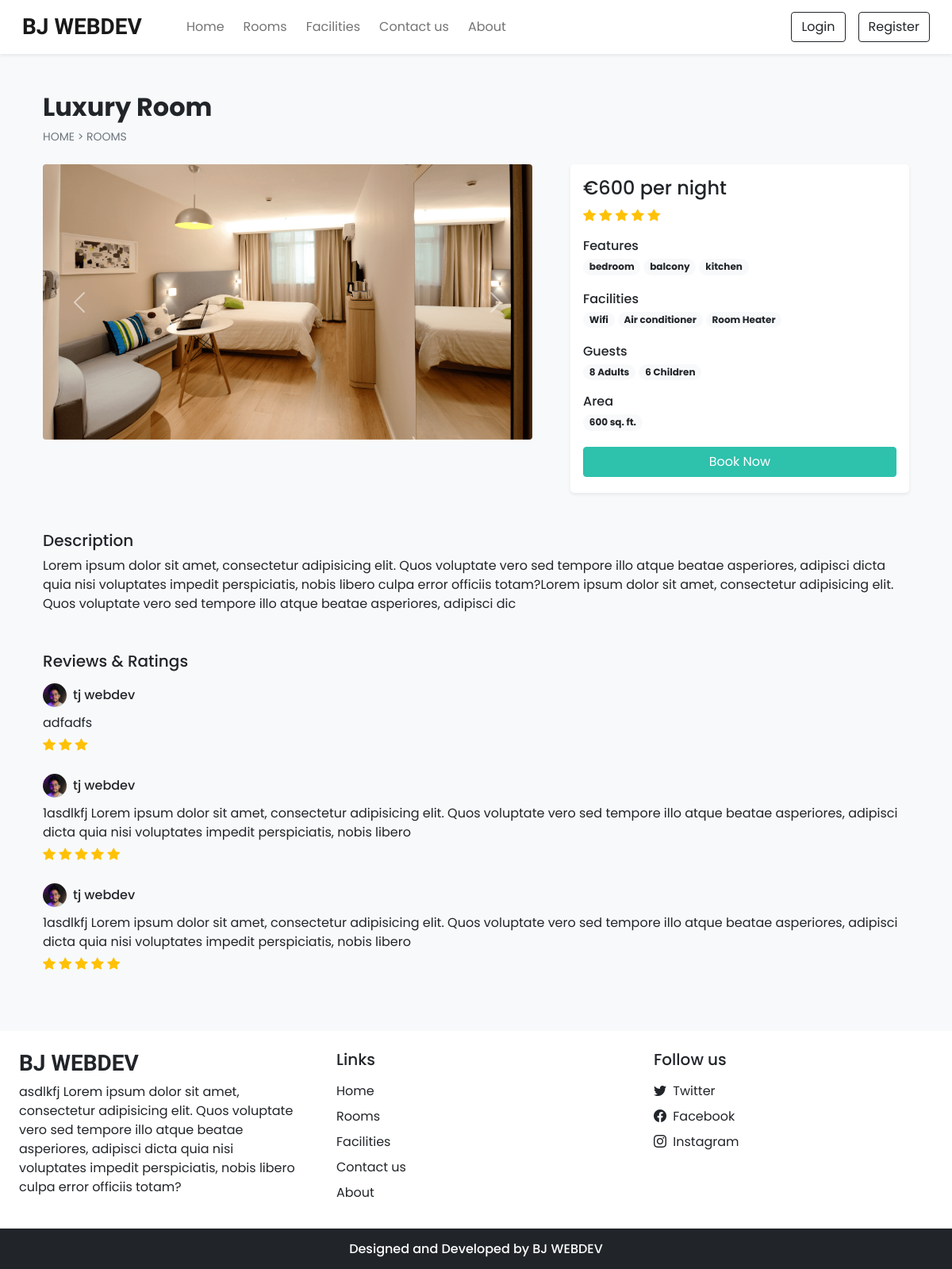
Page /room_details.php?id=5 on the committed database.
### tables this page shows
CREATE TABLE `settings` (
  `sr_no` int(11) NOT NULL,
  `site_title` varchar(50) NOT NULL,
  `site_about` varchar(250) NOT NULL,
  `shutdown` tinyint(1) NOT NULL
);

CREATE TABLE `rooms` (
  `id` int(11) NOT NULL,
  `name` varchar(150) NOT NULL,
  `area` int(11) NOT NULL,
  `price` int(11) NOT NULL,
  `quantity` int(11) NOT NULL,
  `adult` int(11) NOT NULL,
  `children` int(11) NOT NULL,
  `description` varchar(350) NOT NULL,
  `status` tinyint(4) NOT NULL DEFAULT 1,
  `removed` int(11) NOT NULL DEFAULT 0
);

CREATE TABLE `room_images` (
  `sr_no` int(11) NOT NULL,
  `room_id` int(11) NOT NULL,
  `image` varchar(150) NOT NULL,
  `thumb` tinyint(4) NOT NULL DEFAULT 0
);

CREATE TABLE `features` (
  `id` int(11) NOT NULL,
  `name` varchar(50) NOT NULL
);

CREATE TABLE `facilities` (
  `id` int(11) NOT NULL,
  `icon` varchar(100) NOT NULL,
  `name` varchar(50) NOT NULL,
  `description` varchar(250) NOT NULL
);

CREATE TABLE `rating_review` (
  `sr_no` int(11) NOT NULL,
  `booking_id` int(11) NOT NULL,
  `room_id` int(11) NOT NULL,
  `user_id` int(11) NOT NULL,
  `rating` int(11) NOT NULL,
  `review` varchar(200) NOT NULL,
  `seen` int(11) NOT NULL DEFAULT 0,
  `datentime` datetime NOT NULL DEFAULT current_timestamp()
);

CREATE TABLE `user_cred` (
  `id` int(11) NOT NULL,
  `name` varchar(100) NOT NULL,
  `email` varchar(150) NOT NULL,
  `address` varchar(120) NOT NULL,
  `phonenum` varchar(100) NOT NULL,
  `pincode` int(11) NOT NULL,
  `dob` date NOT NULL,
  `profile` varchar(100) NOT NULL,
  `password` varchar(200) NOT NULL,
  `is_verified` int(11) NOT NULL DEFAULT 0,
  `token` varchar(200) DEFAULT NULL,
  `t_expire` date DEFAULT NULL,
  `status` int(11) NOT NULL DEFAULT 1,
  `datentime` datetime NOT NULL DEFAULT current_timestamp()
);

### admin/inc/db_config.php (called while the page is built, shortened)
<?php
  function select($sql,$values,$datatypes)
  {
    $con = $GLOBALS['con'];
    if($stmt = mysqli_prepare($con,$sql))
    {
      mysqli_stmt_bind_param($stmt,$datatypes,...$values);
      if(mysqli_stmt_execute($stmt)){
        $res = mysqli_stmt_get_result($stmt);
        return $res;
      }
      else{
        mysqli_stmt_close($stmt);
        die("Query cannot be executed - Select");
      }
    }
    else{
      die("Query cannot be prepared - Select");
    }
  }
?>

### room_details.php (the view, shortened to what this page needs)
<!DOCTYPE html>
<html lang="en">
<head>
  <?php require('inc/links.php'); ?>
</head>
<body class="bg-light">
  <?php require('inc/header.php'); ?>
  <?php
    $data = filteration($_GET);
    $room_res = select("SELECT * FROM `rooms` WHERE `id`=? AND `status`=? AND `removed`=?",[$data['id'],1,0],'iii');
    $room_data = mysqli_fetch_assoc($room_res);
  ?>
  <div class="container">
    <div class="row">
      <div class="col-12 my-5 mb-4 px-4">
        <h2 class="fw-bold"><?php echo $room_data['name'] ?></h2>
        <div style="font-size: 14px;">
          <a href="index.php" class="text-secondary text-decoration-none">HOME</a>
          <span class="text-secondary"> > </span>
          <a href="rooms.php" class="text-secondary text-decoration-none">ROOMS</a>
        </div>
      </div>
      <div class="col-lg-7 col-md-12 px-4">
        <div id="roomCarousel" class="carousel slide" data-bs-ride="carousel">
          <div class="carousel-inner">
            <?php
              $room_img = ROOMS_IMG_PATH."thumbnail.jpg";
              $img_q = mysqli_query($con,"SELECT * FROM `room_images`
                WHERE `room_id`='$room_data[id]'");
              if(mysqli_num_rows($img_q)>0)
              {
                $active_class = 'active';
                while($img_res = mysqli_fetch_assoc($img_q))
                {
                  echo"
                    <div class='carousel-item $active_class'>
                      <img src='".ROOMS_IMG_PATH.$img_res['image']."' class='d-block w-100 rounded'>
                    </div>
                  ";
                  $active_class='';
                }
              }
              else{
                echo"<div class='carousel-item active'>
                  <img src='$room_img' class='d-block w-100'>
                </div>";
              }
            ?>
          </div>
          <button class="carousel-control-prev" type="button" data-bs-target="#roomCarousel" data-bs-slide="prev">
            <span class="carousel-control-prev-icon" aria-hidden="true"></span>
          </button>
          <button class="carousel-control-next" type="button" data-bs-target="#roomCarousel" data-bs-slide="next">
            <span class="carousel-control-next-icon" aria-hidden="true"></span>
          </button>
        </div>
      </div>
      <div class="col-lg-5 col-md-12 px-4">
        <div class="card mb-4 border-0 shadow-sm rounded-3">
          <div class="card-body">
            <?php
              echo<<<price
                <h4>€$room_data[price] per night</h4>
              price;
              $rating_q = "SELECT AVG(rating) AS `avg_rating` FROM `rating_review`
                WHERE `room_id`='$room_data[id]' ORDER BY `sr_no` DESC LIMIT 20";
              $rating_res = mysqli_query($con,$rating_q);
              $rating_fetch = mysqli_fetch_assoc($rating_res);
              $rating_data = "";
              if($rating_fetch['avg_rating']!=NULL)
              {
                for($i=0; $i < $rating_fetch['avg_rating']; $i++){
                  $rating_data .="<i class='bi bi-star-fill text-warning'></i> ";
                }
              }
              echo<<<rating
                <div class="mb-3">
                  $rating_data
                </div>
              rating;
              $fea_q = mysqli_query($con,"SELECT f.name FROM `features` f
                INNER JOIN `room_features` rfea ON f.id = rfea.features_id
                WHERE rfea.room_id = '$room_data[id]'");
              $features_data = "";
              while($fea_row = mysqli_fetch_assoc($fea_q)){
                $features_data .="<span class='badge rounded-pill bg-light text-dark text-wrap me-1 mb-1'>
                  $fea_row[name]
                </span>";
              }
              echo<<<features
                <div class="mb-3">
                  <h6 class="mb-1">Features</h6>
                  $features_data
                </div>
              features;
              $fac_q = mysqli_query($con,"SELECT f.name FROM `facilities` f
                INNER JOIN `room_facilities` rfac ON f.id = rfac.facilities_id
                WHERE rfac.room_id = '$room_data[id]'");
              $facilities_data = "";
              while($fac_row = mysqli_fetch_assoc($fac_q)){
                $facilities_data .="<span class='badge rounded-pill bg-light text-dark text-wrap me-1 mb-1'>
                  $fac_row[name]
                </span>";
              }
              echo<<<facilities
                <div class="mb-3">
                  <h6 class="mb-1">Facilities</h6>
                  $facilities_data
                </div>
              facilities;
              echo<<<guests
                <div class="mb-3">
                  <h6 class="mb-1">Guests</h6>
                  <span class="badge rounded-pill bg-light text-dark text-wrap">
                    $room_data[adult] Adults
                  </span>
                  <span class="badge rounded-pill bg-light text-dark text-wrap">
                    $room_data[children] Children
                  </span>
                </div>
              guests;
              echo<<<area
                <div class="mb-3">
                  <h6 class="mb-1">Area</h6>
                  <span class='badge rounded-pill bg-light text-dark text-wrap me-1 mb-1'>
                    $room_data[area] sq. ft.
                  </span>
                </div>
              area;
              if(!$settings_r['shutdown']){
                $login=0;
                echo<<<book
                  <button onclick='checkLoginToBook($login,$room_data[id])' class="btn w-100 text-white custom-bg shadow-none mb-1">Book Now</button>
                book;
              }
            ?>
          </div>
        </div>
      </div>
      <div class="col-12 mt-4 px-4">
        <div class="mb-5">
          <h5>Description</h5>
          <p>
            <?php echo $room_data['description'] ?>
          </p>
        </div>
        <div>
          <h5 class="mb-3">Reviews & Ratings</h5>
          <?php
            $review_q = "SELECT rr.*,uc.name AS uname, uc.profile, r.name AS rname FROM `rating_review` rr
              INNER JOIN `user_cred` uc ON rr.user_id = uc.id
              INNER JOIN `rooms` r ON rr.room_id = r.id
              WHERE rr.room_id = '$room_data[id]'
              ORDER BY `sr_no` DESC LIMIT 15";
            $review_res = mysqli_query($con,$review_q);
            $img_path = USERS_IMG_PATH;
            if(mysqli_num_rows($review_res)==0){
              echo 'No reviews yet!';
            }
            else
            {
              while($row = mysqli_fetch_assoc($review_res))
              {
                $stars = "<i class='bi bi-star-fill text-warning'></i> ";
                for($i=1; $i<$row['rating']; $i++){
                  $stars .= " <i class='bi bi-star-fill text-warning'></i>";
                }
                echo<<<reviews
                  <div class="mb-4">
                    <div class="d-flex align-items-center mb-2">
                      <img src="$img_path$row[profile]" class="rounded-circle" loading="lazy" width="30px">
                      <h6 class="m-0 ms-2">$row[uname]</h6>
                    </div>
                    <p class="mb-1">
                      $row[review]
                    </p>
                    <div>
                      $stars
                    </div>
                  </div>
                reviews;
              }
            }
          ?>
        </div>
      </div>
    </div>
  </div>
  <?php require('inc/footer.php'); ?>
</body>
</html>

### inc/links.php (shortened to what this page needs)
<link href="https://cdn.jsdelivr.net/npm/bootstrap@5.0.2/dist/css/bootstrap.min.css" rel="stylesheet">
<link rel="stylesheet" href="https://cdn.jsdelivr.net/npm/bootstrap-icons@1.9.1/font/bootstrap-icons.css">
<link rel="stylesheet" href="css/common.css">
<?php
  require('admin/inc/db_config.php');
  $contact_q = "SELECT * FROM `contact_details` WHERE `sr_no`=?";
  $settings_q = "SELECT * FROM `settings` WHERE `sr_no`=?";
  $values = [1];
  $contact_r = mysqli_fetch_assoc(select($contact_q,$values,'i'));
  $settings_r = mysqli_fetch_assoc(select($settings_q,$values,'i'));
?>

### inc/header.php (shortened to what this page needs)
<nav id="nav-bar" class="navbar navbar-expand-lg navbar-light bg-white px-lg-3 py-lg-2 shadow-sm sticky-top">
  <div class="container-fluid">
    <a class="navbar-brand me-5 fw-bold fs-3 h-font" href="index.php"><?php echo $settings_r['site_title'] ?></a>
    <div class="collapse navbar-collapse" id="navbarSupportedContent">
      <ul class="navbar-nav me-auto mb-2 mb-lg-0">
        <li class="nav-item">
          <a class="nav-link me-2" href="index.php">Home</a>
        </li>
        <li class="nav-item">
          <a class="nav-link me-2" href="rooms.php">Rooms</a>
        </li>
        <li class="nav-item">
          <a class="nav-link me-2" href="facilities.php">Facilities</a>
        </li>
        <li class="nav-item">
          <a class="nav-link me-2" href="contact.php">Contact us</a>
        </li>
        <li class="nav-item">
          <a class="nav-link" href="about.php">About</a>
        </li>
      </ul>
      <div class="d-flex">
        <?php
          if(isset($_SESSION['login']) && $_SESSION['login']==true)
          {
            $path = USERS_IMG_PATH;
            echo<<<data
              <div class="btn-group">
                <button type="button" class="btn btn-outline-dark shadow-none dropdown-toggle" data-bs-toggle="dropdown" data-bs-display="static" aria-expanded="false">
                  <img src="$path$_SESSION[uPic]" style="width: 25px; height: 25px;" class="me-1 rounded-circle">
                  $_SESSION[uName]
                </button>
                <ul class="dropdown-menu dropdown-menu-lg-end">
                  <li><a class="dropdown-item" href="profile.php">Profile</a></li>
                  <li><a class="dropdown-item" href="bookings.php">Bookings</a></li>
                  <li><a class="dropdown-item" href="logout.php">Logout</a></li>
                </ul>
              </div>
            data;
          }
          else
          {
            echo<<<data
              <button type="button" class="btn btn-outline-dark shadow-none me-lg-3 me-2" data-bs-toggle="modal" data-bs-target="#loginModal">
                Login
              </button>
              <button type="button" class="btn btn-outline-dark shadow-none" data-bs-toggle="modal" data-bs-target="#registerModal">
                Register
              </button>
            data;
          }
        ?>
      </div>
    </div>
  </div>
</nav>

### inc/footer.php (shortened to what this page needs)
<div class="container-fluid bg-white mt-5">
  <div class="row">
    <div class="col-lg-4 p-4">
      <h3 class="h-font fw-bold fs-3 mb-2"><?php echo $settings_r['site_title'] ?></h3>
      <p>
        <?php echo $settings_r['site_about'] ?>
      </p>
    </div>
    <div class="col-lg-4 p-4">
      <h5 class="mb-3">Links</h5>
      <a href="index.php" class="d-inline-block mb-2 text-dark text-decoration-none">Home</a> <br>
      <a href="rooms.php" class="d-inline-block mb-2 text-dark text-decoration-none">Rooms</a> <br>
      <a href="facilities.php" class="d-inline-block mb-2 text-dark text-decoration-none">Facilities</a> <br>
      <a href="contact.php" class="d-inline-block mb-2 text-dark text-decoration-none">Contact us</a> <br>
      <a href="about.php" class="d-inline-block mb-2 text-dark text-decoration-none">About</a>
    </div>
    <div class="col-lg-4 p-4">
        <h5 class="mb-3">Follow us</h5>
        <?php
          if($contact_r['tw']!=''){
            echo<<<data
              <a href="$contact_r[tw]" class="d-inline-block text-dark text-decoration-none mb-2">
                <i class="bi bi-twitter me-1"></i> Twitter
              </a><br>
            data;
          }
        ?>
        <a href="<?php echo $contact_r['fb'] ?>" class="d-inline-block text-dark text-decoration-none mb-2">
          <i class="bi bi-facebook me-1"></i> Facebook
        </a><br>
        <a href="<?php echo $contact_r['insta'] ?>" class="d-inline-block text-dark text-decoration-none">
          <i class="bi bi-instagram me-1"></i> Instagram
        </a><br>
    </div>
  </div>
</div>
<h6 class="text-center bg-dark text-white p-3 m-0">Designed and Developed by BJ WEBDEV</h6>

### css/common.css (style rules this page uses)
:root { --teal: #2ec1ac; --teal_hover: #279e8c; }
* { font-family: 'Poppins', sans-serif; }
.h-font { font-family: 'Merienda', cursive; }
.custom-bg { background-color: var(--teal); border: 1px solid var(--teal); }

### rows in the picture
settings: site_title "BJ WEBDEV", site_about "asdlkfj Lorem ipsum dolor sit amet, consectetur adipisicing elit. Quos voluptate vero sed tempore illo atque beatae asperiores, adipisci dicta quia nisi voluptates impedit perspiciatis, nobis libero culpa error officiis totam?"
rooms: name "Luxury Room", price "600", adult "8", children "6", area "600", description "Lorem ipsum dolor sit amet, consectetur adipisicing elit. Quos voluptate vero sed tempore illo atque beatae asperiores, adipisci dicta quia nisi voluptates impedit perspiciatis, nobis libero culpa error officiis totam?Lorem ipsum dolor sit amet, consectetur adipisicing elit. Quos voluptate vero sed tempore illo atque beatae asperiores, adipisci dic"
room_images: image (picture)
features: name "bedroom"
features: name "balcony"
features: name "kitchen"
facilities: name "Wifi"
facilities: name "Air conditioner"
facilities: name "Room Heater"
rating_review: user.profile (picture), user.name "tj webdev", review "adfadfs"
rating_review: user.profile (picture), user.name "tj webdev", review "1asdlkfj Lorem ipsum dolor sit amet, consectetur adipisicing elit. Quos voluptate vero sed tempore illo atque beatae asperiores, adipisci dicta quia nisi voluptates impedit perspiciatis, nobis libero"
rating_review: user.profile (picture), user.name "tj webdev", review "1asdlkfj Lorem ipsum dolor sit amet, consectetur adipisicing elit. Quos voluptate vero sed tempore illo atque beatae asperiores, adipisci dicta quia nisi voluptates impedit perspiciatis, nobis libero"
